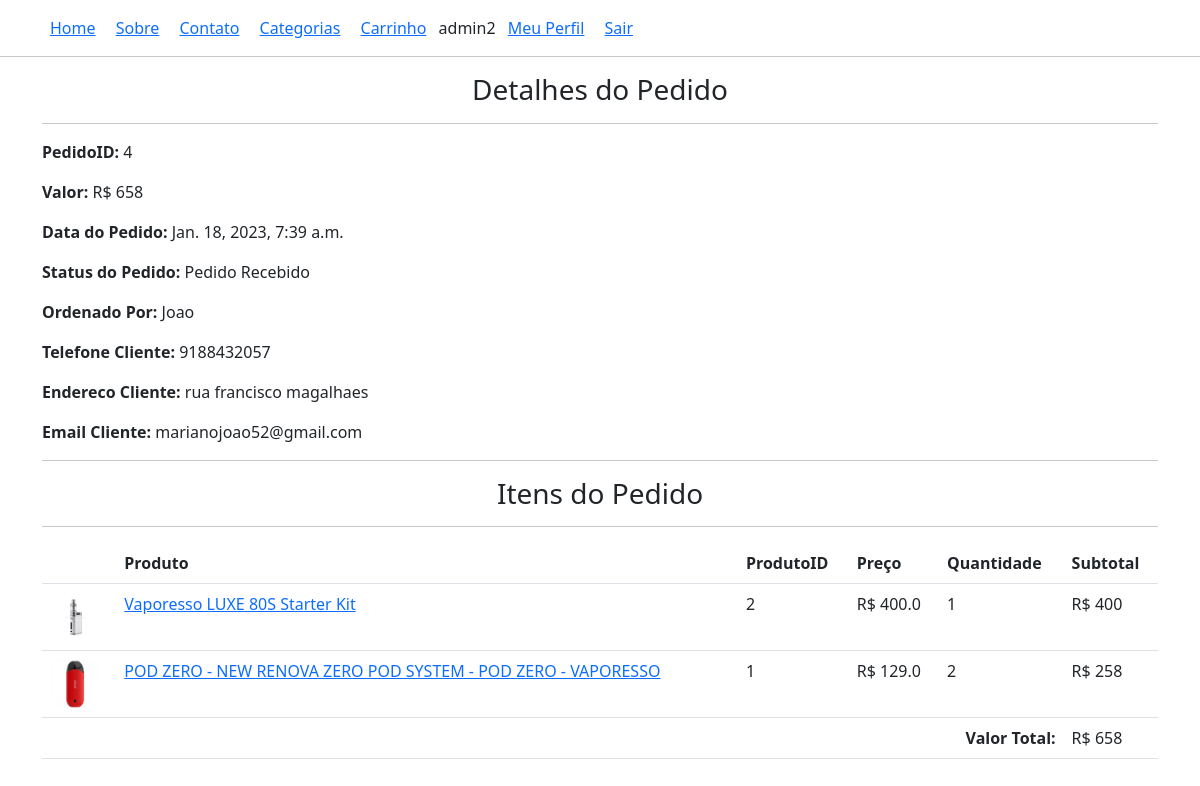
The page /perfil/pedido-4/ (signed in) on the database as committed earlier.
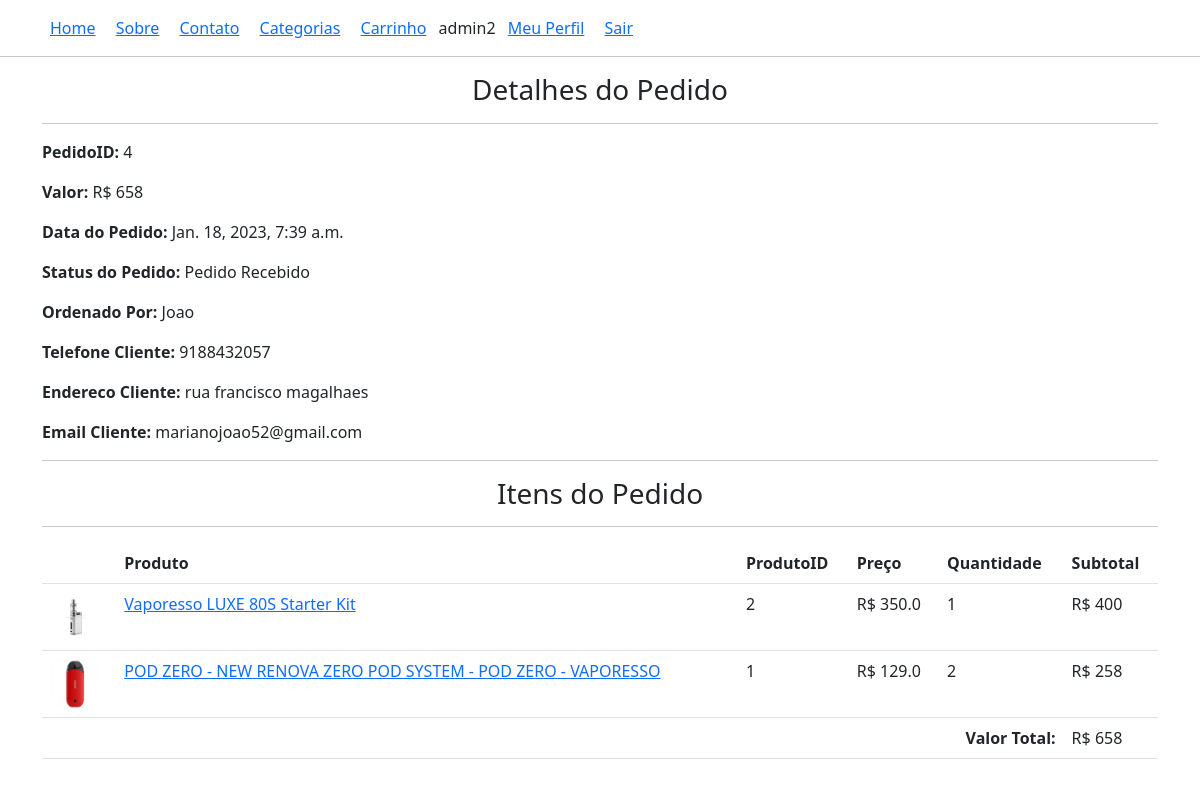
The same page on the database as committed later.
### lojaapp/models.py (models this page shows, shortened)
class CarroProduto(models.Model):
    carro = models.ForeignKey(Carro, on_delete=models.CASCADE)
    produto = models.ForeignKey(Produto, on_delete=models.CASCADE)
    quantidade = models.PositiveIntegerField()
    avaliacao = models.PositiveIntegerField()
    subtotal = models.PositiveIntegerField()

class Produto(models.Model):
    titulo = models.CharField(max_length=200)
    slug = models.SlugField(unique=True)
    categoria = models.ForeignKey(Categoria, on_delete=models.CASCADE)
    image = models.ImageField(upload_to='produtos')
    preco = models.FloatField()
    promocao_preco_antigo = models.FloatField(blank=True, null=True)
    descricao = models.TextField()
    visualizacao = models.PositiveIntegerField(default=0)

### lojaapp/views.py (the view)
# urls.py: path("perfil/pedido-<int:pk>/", ClientePedidoDetalheView.as_view(), name='clientepedidodetalhe'),
class ClientePedidoDetalheView(DetailView):
    template_name = 'clientepedidodetalhe.html'
    model = Pedido_order
    context_object_name = 'pedido_obj'
    def dispatch(self, request, *args, **kwargs):
        if request.user.is_authenticated and Cliente.objects.filter(user=request.user).exists():
            order_id = self.kwargs['pk']
            pedido = Pedido_order.objects.get(id=order_id)
            if request.user.cliente != pedido.carro.cliente:
                return redirect("lojaapp:clienteperfil")
        else:
            return redirect('/entrar/?next=/perfil/')
        return super().dispatch(request, *args, **kwargs)

### templates/clientepedidodetalhe.html (shortened to what this page needs)
{% extends 'base.html' %}
{% load humanize %}
{% block content %}
<div class="container">
    <div class="row">
        <div class="col-md-12 mx-auto">
            <h3 class="text-center">Detalhes do Pedido</h3>
            <hr>
            <p><span class="fw-bold">PedidoID: </span>{{pedido_obj.id}}</p>
            <p><span class="fw-bold">Valor: </span>R$ {{pedido_obj.total}}</p>
            <p><span class="fw-bold">Data do Pedido: </span>{{pedido_obj.criado_em}}</p>
            <p><span class="fw-bold">Status do Pedido: </span>{{pedido_obj.pedido_status}}</p>
            <p><span class="fw-bold">Ordenado Por: </span>{{pedido_obj.ordenado_por}}</p>
            <p><span class="fw-bold">Telefone Cliente: </span>{{pedido_obj.telefone}}</p>
            <p><span class="fw-bold">Endereco Cliente: </span>{{pedido_obj.endereco_envio}}</p>
            <p><span class="fw-bold">Email Cliente: </span>{{pedido_obj.email}}</p>
            <hr>
            <h3 class="text-center">Itens do Pedido</h3>
            <hr>
            <table class="table">
                <thead>
                <tr>
                    <th></th>
                    <th>Produto</th>
                    <th>ProdutoID</th>
                    <th>Preço</th>
                    <th>Quantidade</th>
                    <th>Subtotal</th>
                </tr>
                </thead>
                <tbody>
                {% for cp in pedido_obj.carro.carroproduto_set.all %}
                <tr>
                    <td><img src="{{cp.produto.image.url}}" alt="" width="50px"></td>
                    <td><a href="{% url 'lojaapp:produtodetalhe' cp.produto.slug %}" target="blank">{{cp.produto.titulo}}</a></td>
                    <td>{{cp.produto.id}}</td>
                    <td>R$ {{cp.produto.preco|intcomma}}</td>
                    <td>{{cp.quantidade}}</td>
                    <td>R$ {{cp.subtotal|intcomma}}</td>
                </tr>
                {% endfor %}
                <tr>
                    <td colspan="5" class="text-end fw-bold">Valor Total:</td>
                    <td>R$ {{pedido_obj.total|intcomma}}</td>
                </tr>
                </tbody>
            </table>
        </div>
    </div>
</div>
{% endblock %}

Rows that differ between the two databases and show on the page:
changed through a linked row, CarroProduto "Vaporesso LUXE 80S Starter Kit": produto.preco "400.0" → "350.0"
